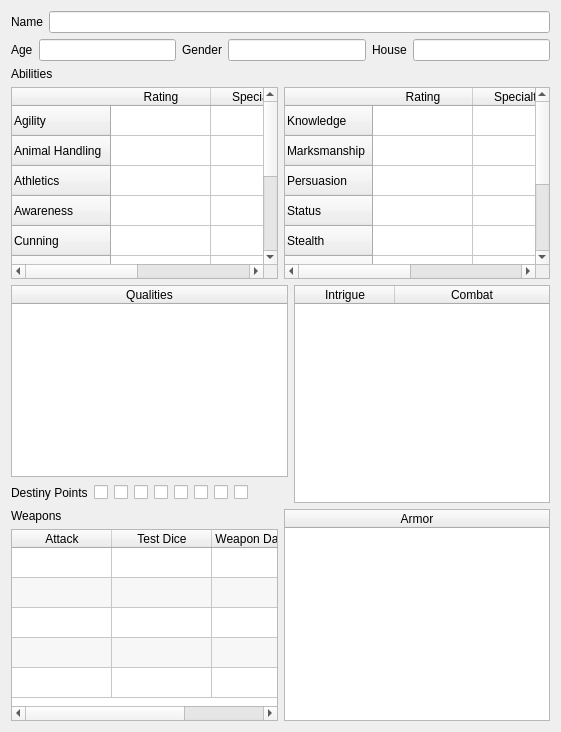
      <widget class="QWidget" name="tab">
       <attribute name="title">
        <string>Page 1</string>
       </attribute>
       <layout class="QVBoxLayout" name="verticalLayout_34">
        <item>
         <layout class="QHBoxLayout" name="horizontalLayout_16">
          <item>
           <widget class="QLabel" name="label_31">
            <property name="text">
             <string>Name</string>
            </property>
           </widget>
          </item>
          <item>
           <widget class="QLineEdit" name="nameLineEdit_sifrp"/>
          </item>
         </layout>
        </item>
        <item>
         <layout class="QHBoxLayout" name="horizontalLayout_17">
          <item>
           <widget class="QLabel" name="label_34">
            <property name="text">
             <string>Age</string>
            </property>
           </widget>
          </item>
          <item>
           <widget class="QLineEdit" name="ageLineEdit_sifrp"/>
          </item>
          <item>
           <widget class="QLabel" name="label_33">
            <property name="text">
             <string>Gender</string>
            </property>
           </widget>
          </item>
          <item>
           <widget class="QLineEdit" name="genderLineEdit_sifrp"/>
          </item>
          <item>
           <widget class="QLabel" name="label_32">
            <property name="text">
             <string>House</string>
            </property>
           </widget>
          </item>
          <item>
           <widget class="QLineEdit" name="houseLineEdit_sifrp"/>
          </item>
         </layout>
        </item>
        <item>
         <widget class="QLabel" name="label_35">
          <property name="text">
           <string>Abilities</string>
          </property>
         </widget>
        </item>
        <item>
         <layout class="QHBoxLayout" name="horizontalLayout_18">
          <item>
           <widget class="QTableWidget" name="abilitiesTable1_sifrp">
            <attribute name="horizontalHeaderStretchLastSection">
             <bool>true</bool>
            </attribute>
            <row>
             <property name="text">
              <string>Agility</string>
             </property>
            </row>
            <row>
             <property name="text">
              <string>Animal Handling</string>
             </property>
            </row>
            <row>
             <property name="text">
              <string>Athletics</string>
             </property>
            </row>
            <row>
             <property name="text">
              <string>Awareness</string>
             </property>
            </row>
            <row>
             <property name="text">
              <string>Cunning</string>
             </property>
            </row>
            <row>
             <property name="text">
              <string>Deception</string>
             </property>
            </row>
            <row>
             <property name="text">
              <string>Endurance</string>
             </property>
            </row>
            <row>
             <property name="text">
              <string>Fighting</string>
             </property>
            </row>
            <row>
             <property name="text">
              <string>Healing</string>
             </property>
            </row>
            <row>
             <property name="text">
              <string>Language</string>
             </property>
            </row>
            <column>
             <property name="text">
              <string>Rating</string>
             </property>
            </column>
            <column>
             <property name="text">
              <string>Specialties</string>
             </property>
            </column>
           </widget>
          </item>
          <item>
           <widget class="QTableWidget" name="abilitiesTable2_sifrp">
            <attribute name="horizontalHeaderStretchLastSection">
             <bool>true</bool>
            </attribute>
            <row>
             <property name="text">
              <string>Knowledge</string>
             </property>
            </row>
            <row>
             <property name="text">
              <string>Marksmanship</string>
             </property>
            </row>
            <row>
             <property name="text">
              <string>Persuasion</string>
             </property>
            </row>
            <row>
             <property name="text">
              <string>Status</string>
             </property>
            </row>
            <row>
             <property name="text">
              <string>Stealth</string>
             </property>
            </row>
            <row>
             <property name="text">
              <string>Survival</string>
             </property>
            </row>
            <row>
             <property name="text">
              <string>Thievery</string>
             </property>
            </row>
            <row>
             <property name="text">
              <string>Warfare</string>
             </property>
            </row>
            <row>
             <property name="text">
              <string>Will</string>
             </property>
            </row>
            <column>
             <property name="text">
              <string>Rating</string>
             </property>
            </column>
            <column>
             <property name="text">
              <string>Specialties</string>
             </property>
            </column>
           </widget>
          </item>
         </layout>
        </item>
        <item>
         <layout class="QHBoxLayout" name="horizontalLayout_19">
          <item>
           <layout class="QVBoxLayout" name="verticalLayout_32">
            <item>
             <widget class="QTableWidget" name="qualitiesTable_sifrp">
              <attribute name="horizontalHeaderStretchLastSection">
               <bool>true</bool>
              </attribute>
              <attribute name="verticalHeaderVisible">
               <bool>false</bool>
              </attribute>
              <column>
               <property name="text">
                <string>Qualities</string>
               </property>
              </column>
             </widget>
            </item>
            <item>
             <layout class="QHBoxLayout" name="horizontalLayout_21">
              <item>
               <widget class="QLabel" name="label_36">
                <property name="text">
                 <string>Destiny Points</string>
                </property>
               </widget>
              </item>
              <item>
               <widget class="QCheckBox" name="dest1_sifrp">
                <property name="text">
                 <string/>
                </property>
               </widget>
              </item>
              <item>
               <widget class="QCheckBox" name="dest2_sifrp">
                <property name="text">
                 <string/>
                </property>
               </widget>
              </item>
              <item>
               <widget class="QCheckBox" name="dest3_sifrp">
                <property name="text">
                 <string/>
                </property>
               </widget>
              </item>
              <item>
               <widget class="QCheckBox" name="dest4_sifrp">
                <property name="text">
                 <string/>
                </property>
               </widget>
              </item>
              <item>
               <widget class="QCheckBox" name="dest5_sifrp">
                <property name="text">
                 <string/>
                </property>
               </widget>
              </item>
              <item>
               <widget class="QCheckBox" name="dest6_sifrp">
                <property name="text">
                 <string/>
                </property>
               </widget>
              </item>
              <item>
               <widget class="QCheckBox" name="dest7_sifrp">
                <property name="text">
                 <string/>
                </property>
               </widget>
              </item>
              <item>
               <widget class="QCheckBox" name="dest8_sifrp">
                <property name="text">
                 <string/>
                </property>
               </widget>
              </item>
              <item>
               <spacer name="horizontalSpacer_2">
                <property name="orientation">
                 <enum>Qt::Horizontal</enum>
                </property>
                <property name="sizeHint" stdset="0">
                 <size>
                  <width>40</width>
                  <height>20</height>
                 </size>
                </property>
               </spacer>
              </item>
             </layout>
            </item>
           </layout>
          </item>
          <item>
           <widget class="QTableWidget" name="intrigueCombatTable_sifrp">
            <attribute name="horizontalHeaderStretchLastSection">
             <bool>true</bool>
            </attribute>
            <attribute name="verticalHeaderVisible">
             <bool>false</bool>
            </attribute>
            <column>
             <property name="text">
              <string>Intrigue</string>
             </property>
            </column>
            <column>
             <property name="text">
              <string>Combat</string>
             </property>
            </column>
           </widget>
          </item>
         </layout>
        </item>
        <item>
         <layout class="QHBoxLayout" name="horizontalLayout_22">
          <item>
           <layout class="QVBoxLayout" name="verticalLayout_33">
            <item>
             <widget class="QLabel" name="label_37">
              <property name="text">
               <string>Weapons</string>
              </property>
             </widget>
            </item>
            <item>
             <widget class="QTableWidget" name="weaponsTable_sifrp">
              <property name="alternatingRowColors">
               <bool>true</bool>
              </property>
              <attribute name="horizontalHeaderStretchLastSection">
               <bool>true</bool>
              </attribute>
              <attribute name="verticalHeaderVisible">
               <bool>false</bool>
              </attribute>
              <row>
               <property name="text">
                <string/>
               </property>
              </row>
              <row>
               <property name="text">
                <string/>
               </property>
              </row>
              <row>
               <property name="text">
                <string/>
               </property>
              </row>
              <row>
               <property name="text">
                <string/>
               </property>
              </row>
              <row>
               <property name="text">
                <string/>
               </property>
              </row>
              <column>
               <property name="text">
                <string>Attack</string>
               </property>
              </column>
              <column>
               <property name="text">
                <string>Test Dice</string>
               </property>
              </column>
              <column>
               <property name="text">
                <string>Weapon Damage</string>
               </property>
              </column>
             </widget>
            </item>
           </layout>
          </item>
          <item>
           <widget class="QTableWidget" name="armorTable_sifrp">
            <attribute name="horizontalHeaderStretchLastSection">
             <bool>true</bool>
            </attribute>
            <attribute name="verticalHeaderVisible">
             <bool>false</bool>
            </attribute>
            <column>
             <property name="text">
              <string>Armor</string>
             </property>
            </column>
           </widget>
          </item>
         </layout>
        </item>
       </layout>
      </widget>
